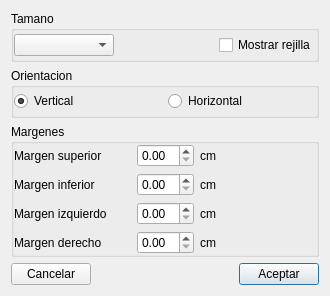
<?xml version="1.0" encoding="UTF-8"?>
<ui version="4.0">
 <class>EditPaperDlg</class>
 <widget class="QDialog" name="EditPaperDlg">
  <property name="geometry">
   <rect>
    <x>0</x>
    <y>0</y>
    <width>330</width>
    <height>296</height>
   </rect>
  </property>
  <property name="maximumSize">
   <size>
    <width>330</width>
    <height>296</height>
   </size>
  </property>
  <property name="windowTitle">
   <string>Configurar modelo</string>
  </property>
  <property name="windowIcon">
   <iconset resource="../recoverdrake.qrc">
    <normaloff>:/Imagenes/informe.png</normaloff>:/Imagenes/informe.png</iconset>
  </property>
  <layout class="QGridLayout" name="gridLayout_7">
   <item row="0" column="0" colspan="3">
    <widget class="QGroupBox" name="groupBox_3">
     <property name="title">
      <string>Tamano</string>
     </property>
     <layout class="QGridLayout" name="gridLayout_2">
      <property name="leftMargin">
       <number>0</number>
      </property>
      <property name="topMargin">
       <number>0</number>
      </property>
      <property name="rightMargin">
       <number>0</number>
      </property>
      <property name="bottomMargin">
       <number>0</number>
      </property>
      <item row="0" column="0">
       <widget class="QComboBox" name="comboBox">
        <property name="sizePolicy">
         <sizepolicy hsizetype="Expanding" vsizetype="Fixed">
          <horstretch>0</horstretch>
          <verstretch>0</verstretch>
         </sizepolicy>
        </property>
       </widget>
      </item>
      <item row="0" column="2">
       <widget class="QCheckBox" name="checkBox">
        <property name="text">
         <string>Mostrar rejilla</string>
        </property>
        <property name="icon">
         <iconset resource="../recoverdrake.qrc">
          <normaloff>:/Imagenes/rejilla.png</normaloff>:/Imagenes/rejilla.png</iconset>
        </property>
       </widget>
      </item>
      <item row="0" column="1">
       <spacer name="horizontalSpacer_2">
        <property name="orientation">
         <enum>Qt::Horizontal</enum>
        </property>
        <property name="sizeHint" stdset="0">
         <size>
          <width>40</width>
          <height>20</height>
         </size>
        </property>
       </spacer>
      </item>
     </layout>
    </widget>
   </item>
   <item row="3" column="2">
    <widget class="QPushButton" name="pushButton_2">
     <property name="text">
      <string>Aceptar</string>
     </property>
     <property name="icon">
      <iconset resource="../recoverdrake.qrc">
       <normaloff>:/Imagenes/good.png</normaloff>:/Imagenes/good.png</iconset>
     </property>
     <property name="iconSize">
      <size>
       <width>25</width>
       <height>25</height>
      </size>
     </property>
    </widget>
   </item>
   <item row="3" column="0">
    <widget class="QPushButton" name="btnCancelar">
     <property name="text">
      <string>Cancelar</string>
     </property>
     <property name="icon">
      <iconset resource="../recoverdrake.qrc">
       <normaloff>:/Imagenes/bad.png</normaloff>:/Imagenes/bad.png</iconset>
     </property>
     <property name="iconSize">
      <size>
       <width>25</width>
       <height>25</height>
      </size>
     </property>
    </widget>
   </item>
   <item row="3" column="1">
    <spacer name="horizontalSpacer">
     <property name="orientation">
      <enum>Qt::Horizontal</enum>
     </property>
     <property name="sizeHint" stdset="0">
      <size>
       <width>40</width>
       <height>20</height>
      </size>
     </property>
    </spacer>
   </item>
   <item row="1" column="0" colspan="3">
    <widget class="QGroupBox" name="groupBox_2">
     <property name="title">
      <string>Orientacion</string>
     </property>
     <layout class="QGridLayout" name="gridLayout_9">
      <property name="leftMargin">
       <number>0</number>
      </property>
      <property name="topMargin">
       <number>0</number>
      </property>
      <property name="rightMargin">
       <number>0</number>
      </property>
      <property name="bottomMargin">
       <number>0</number>
      </property>
      <item row="0" column="0">
       <widget class="QRadioButton" name="rdbV">
        <property name="text">
         <string>Vertical</string>
        </property>
        <property name="checked">
         <bool>true</bool>
        </property>
       </widget>
      </item>
      <item row="0" column="1">
       <widget class="QRadioButton" name="rdbH">
        <property name="text">
         <string>Horizontal</string>
        </property>
        <property name="checked">
         <bool>false</bool>
        </property>
       </widget>
      </item>
     </layout>
    </widget>
   </item>
   <item row="2" column="0" colspan="3">
    <widget class="QGroupBox" name="groupBox">
     <property name="title">
      <string>Margenes</string>
     </property>
     <layout class="QGridLayout" name="gridLayout_8">
      <property name="leftMargin">
       <number>0</number>
      </property>
      <property name="topMargin">
       <number>0</number>
      </property>
      <property name="rightMargin">
       <number>0</number>
      </property>
      <property name="bottomMargin">
       <number>0</number>
      </property>
      <item row="1" column="0">
       <layout class="QGridLayout" name="gridLayout_3">
        <item row="0" column="0">
         <widget class="QLabel" name="label">
          <property name="text">
           <string>Margen superior</string>
          </property>
         </widget>
        </item>
        <item row="0" column="1">
         <widget class="QDoubleSpinBox" name="spinUp">
          <property name="sizePolicy">
           <sizepolicy hsizetype="Fixed" vsizetype="Fixed">
            <horstretch>0</horstretch>
            <verstretch>0</verstretch>
           </sizepolicy>
          </property>
         </widget>
        </item>
        <item row="0" column="2">
         <widget class="QLabel" name="label_6">
          <property name="sizePolicy">
           <sizepolicy hsizetype="Preferred" vsizetype="Preferred">
            <horstretch>0</horstretch>
            <verstretch>0</verstretch>
           </sizepolicy>
          </property>
          <property name="text">
           <string>cm</string>
          </property>
         </widget>
        </item>
       </layout>
      </item>
      <item row="4" column="0">
       <layout class="QGridLayout" name="gridLayout_6">
        <item row="0" column="0">
         <widget class="QLabel" name="label_4">
          <property name="text">
           <string>Margen derecho</string>
          </property>
         </widget>
        </item>
        <item row="0" column="1">
         <widget class="QDoubleSpinBox" name="spinRigth">
          <property name="sizePolicy">
           <sizepolicy hsizetype="Fixed" vsizetype="Fixed">
            <horstretch>0</horstretch>
            <verstretch>0</verstretch>
           </sizepolicy>
          </property>
         </widget>
        </item>
        <item row="0" column="2">
         <widget class="QLabel" name="label_11">
          <property name="sizePolicy">
           <sizepolicy hsizetype="Preferred" vsizetype="Preferred">
            <horstretch>0</horstretch>
            <verstretch>0</verstretch>
           </sizepolicy>
          </property>
          <property name="text">
           <string>cm</string>
          </property>
         </widget>
        </item>
       </layout>
      </item>
      <item row="2" column="0">
       <layout class="QGridLayout" name="gridLayout_4">
        <item row="0" column="0">
         <widget class="QLabel" name="label_2">
          <property name="text">
           <string>Margen inferior</string>
          </property>
         </widget>
        </item>
        <item row="0" column="1">
         <widget class="QDoubleSpinBox" name="spinDown">
          <property name="sizePolicy">
           <sizepolicy hsizetype="Fixed" vsizetype="Fixed">
            <horstretch>0</horstretch>
            <verstretch>0</verstretch>
           </sizepolicy>
          </property>
         </widget>
        </item>
        <item row="0" column="2">
         <widget class="QLabel" name="label_7">
          <property name="sizePolicy">
           <sizepolicy hsizetype="Preferred" vsizetype="Preferred">
            <horstretch>0</horstretch>
            <verstretch>0</verstretch>
           </sizepolicy>
          </property>
          <property name="text">
           <string>cm</string>
          </property>
         </widget>
        </item>
       </layout>
      </item>
      <item row="3" column="0">
       <layout class="QGridLayout" name="gridLayout_5">
        <item row="0" column="0">
         <widget class="QLabel" name="label_3">
          <property name="text">
           <string>Margen izquierdo</string>
          </property>
         </widget>
        </item>
        <item row="0" column="1">
         <widget class="QDoubleSpinBox" name="spinLeft">
          <property name="sizePolicy">
           <sizepolicy hsizetype="Fixed" vsizetype="Fixed">
            <horstretch>0</horstretch>
            <verstretch>0</verstretch>
           </sizepolicy>
          </property>
         </widget>
        </item>
        <item row="0" column="2">
         <widget class="QLabel" name="label_8">
          <property name="sizePolicy">
           <sizepolicy hsizetype="Preferred" vsizetype="Preferred">
            <horstretch>0</horstretch>
            <verstretch>0</verstretch>
           </sizepolicy>
          </property>
          <property name="text">
           <string>cm</string>
          </property>
         </widget>
        </item>
       </layout>
      </item>
     </layout>
    </widget>
   </item>
  </layout>
 </widget>
 <tabstops>
  <tabstop>pushButton_2</tabstop>
  <tabstop>btnCancelar</tabstop>
  <tabstop>comboBox</tabstop>
  <tabstop>rdbV</tabstop>
  <tabstop>rdbH</tabstop>
  <tabstop>spinUp</tabstop>
  <tabstop>spinRigth</tabstop>
  <tabstop>spinDown</tabstop>
  <tabstop>spinLeft</tabstop>
 </tabstops>
 <resources>
  <include location="../recoverdrake.qrc"/>
 </resources>
 <connections/>
</ui>
